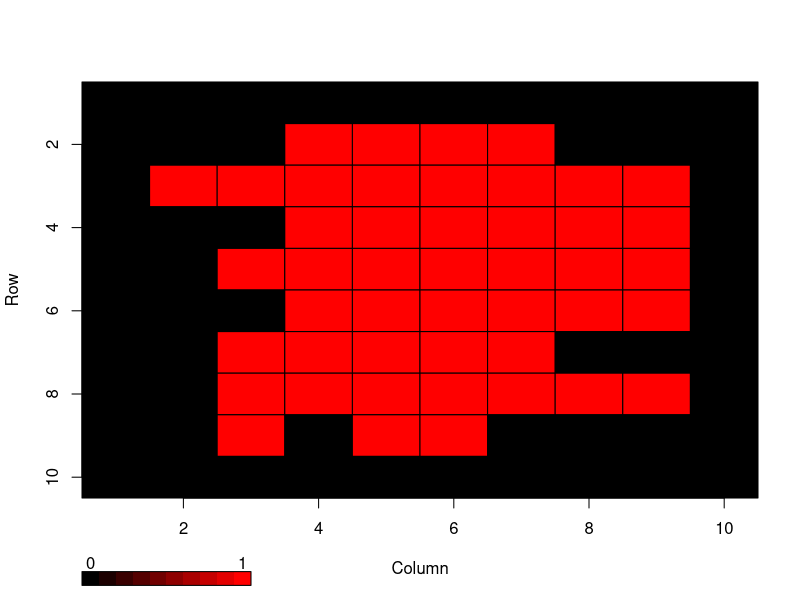
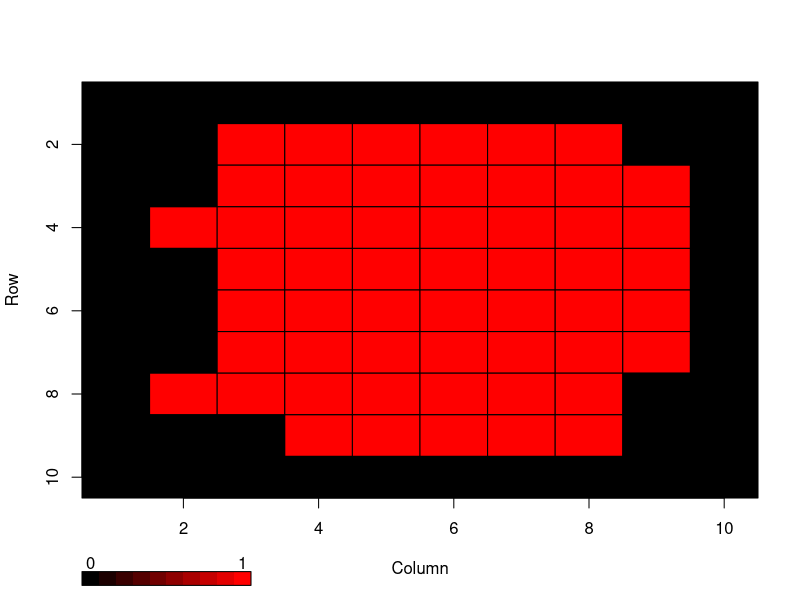
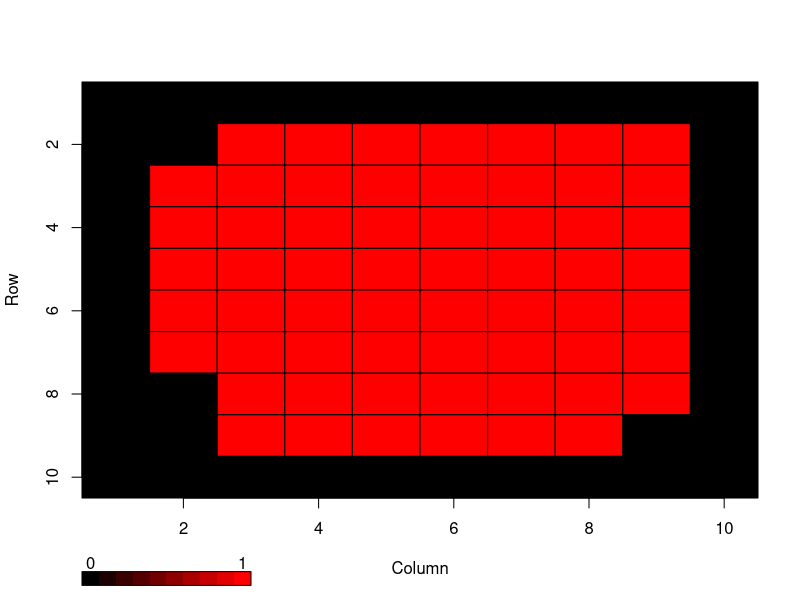
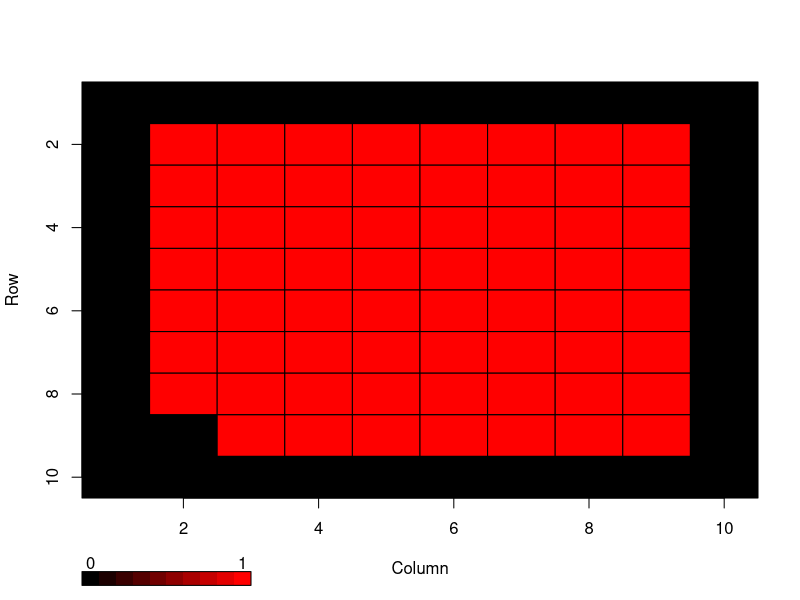
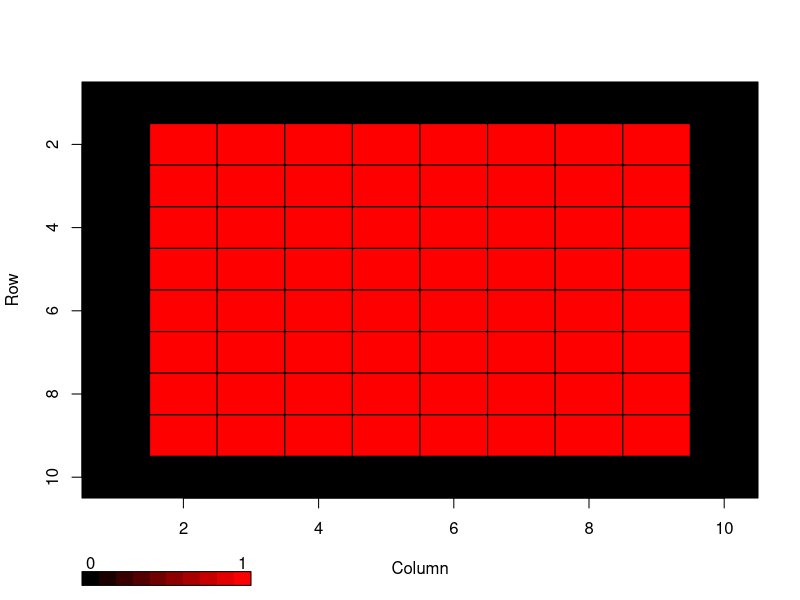
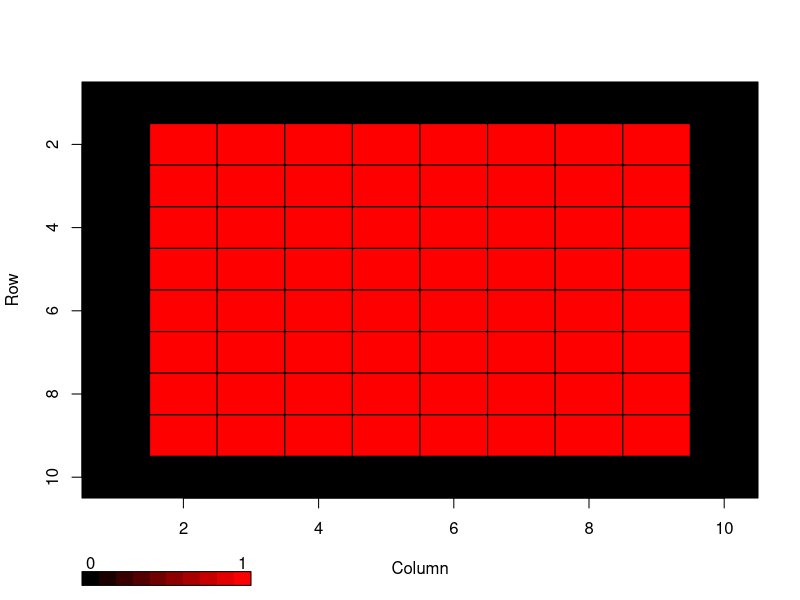
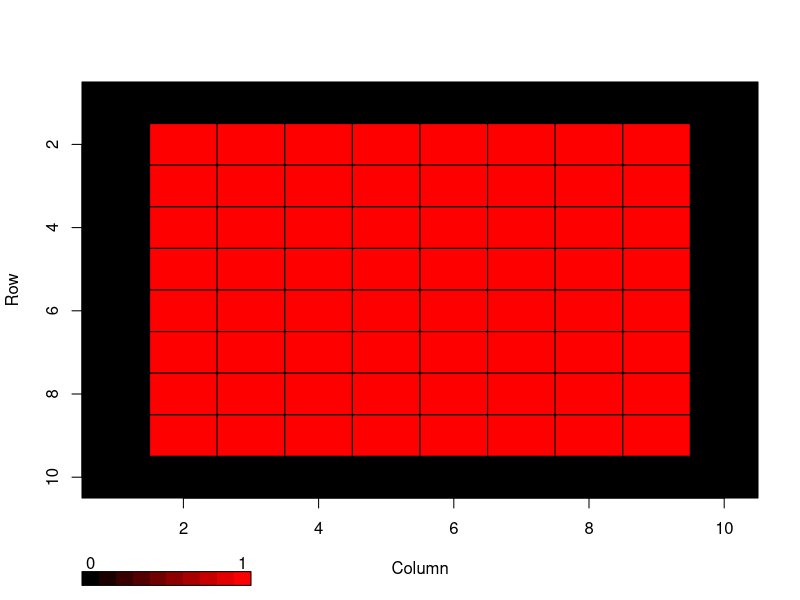
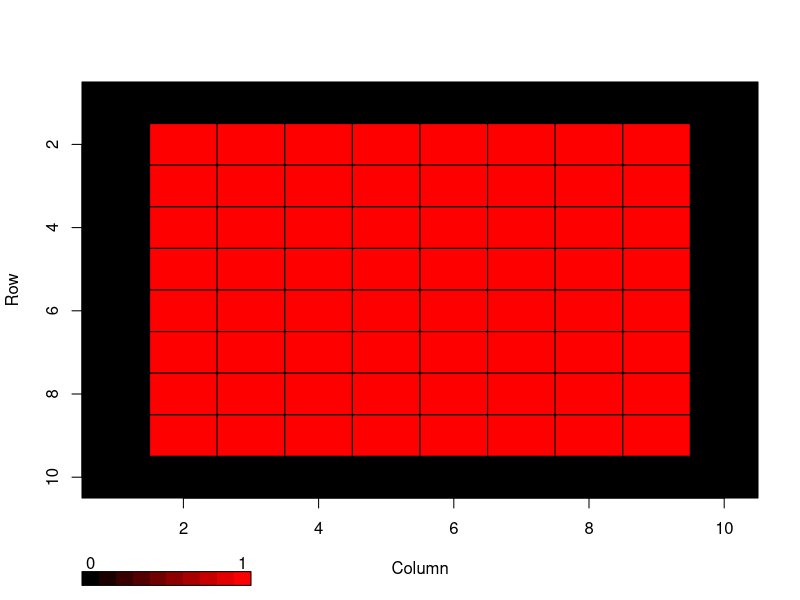

Recreate these plots in R, in order. (Note: this script raises an error after producing the figures.)
rm(list=ls(all=TRUE))
#install.packages("plotrix")
library(plotrix)

row = 10; col = 10; span = 25

re = sample(seq(from = 0, to = 1, by = 1), size = row*col, replace = TRUE)
j <- matrix(re, nrow= row, ncol =col)

j[1:col, 1]   <- 0
j[1, 1: row]  <- 0
j[1:row, col] <- 0
j[row, 1:col] <- 0

j <- sapply(1:span, function(x) {
  matrix(j, nrow = row, ncol = col) 
}, simplify = FALSE)

h <- sapply(1:span, function(x) {
  matrix(0, nrow = row-2, ncol = col-2) 
}, simplify = FALSE)

a <- matrix(0, nrow = row -2)
b <- matrix(0, ncol = col)

#h <- matrix(NaN, row - 2 , col - 2)
for (k in 1:span){
  for (t in 1: (row-2)){
    for (i in 1:(col-2)){
      h[[k]][t, i] <- sum(j[[k]][t: (2 + t) , i : (2 + i) ]) - j[[k]][t + 1, 1 + i]
      if (h[[k]][t, i] >= 3){ 
        h[[k]][t, i] = 1} else {
        h[[k]][t, i] = 0}
        print("1")
    }
    print("2")
  }
  h[[k]] <- cbind(a, h[[k]], a)
  h[[k]] <- rbind(b, h[[k]], b)
  j[[k + 1]] <- h[[k]]
  print("3")
  color2D.matplot(h[[k]],c(0,1),c(0,0),c(0,0),show.legend=TRUE, show.values=F)
  
}

k = 3; 
h[[k]] <- cbind(a, h[[k]], a)
h[[k]] <- rbind(b, h[[k]], b)
j[[k + 1]] <- h[[k]]
h[[2]]

a <- h[[1]] 
j[1:col, 1]   <- 0
j[1, 1: row]  <- 0
j[1:row, col] <- 0
j[row, 1:col] <- 0





colnames(h) <- c("X1", "X2", "X3", "X4")
rownames(h) <- c("Y1", "Y2", "Y3", "Y4")
color2D.matplot(h[[k]],c(0,1),c(0,0),c(0,0),show.legend=TRUE, show.values=F)



